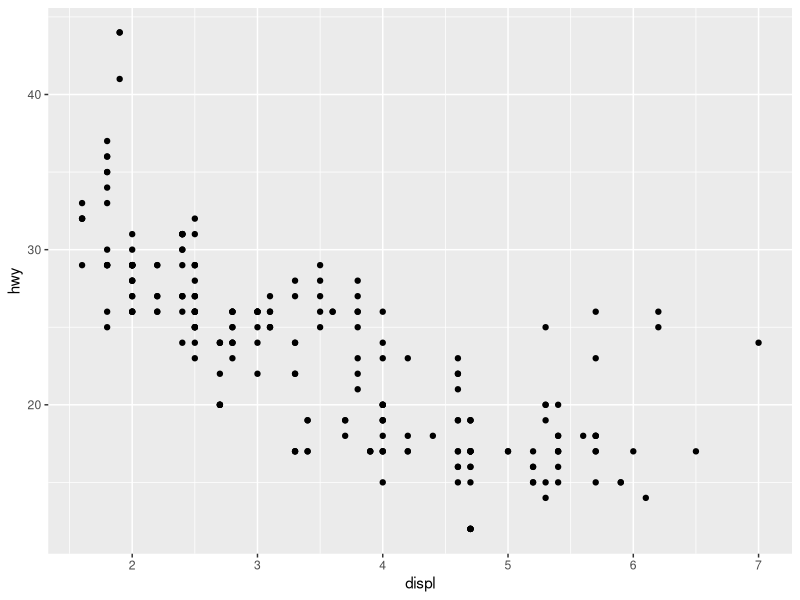
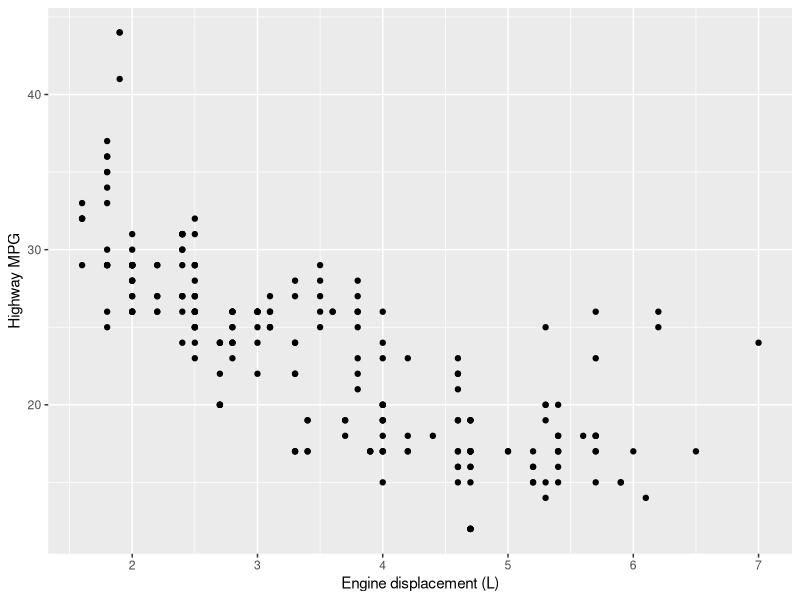
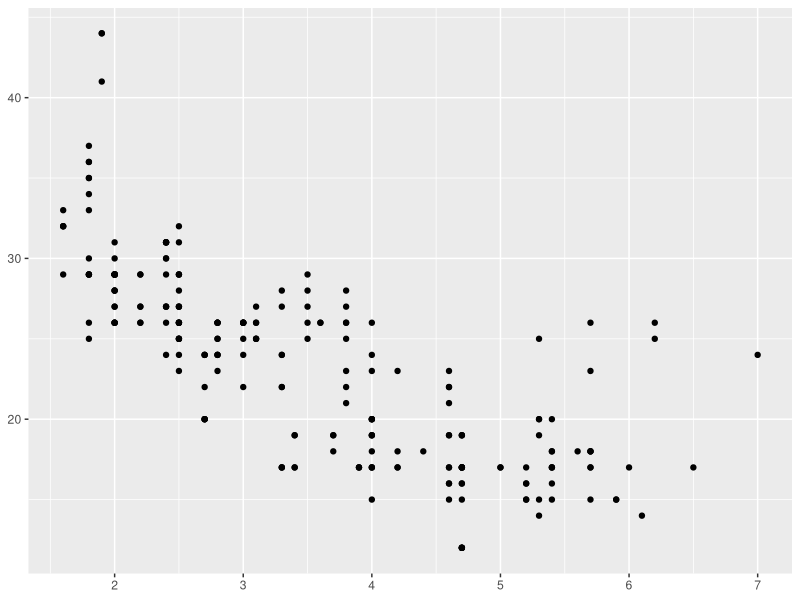
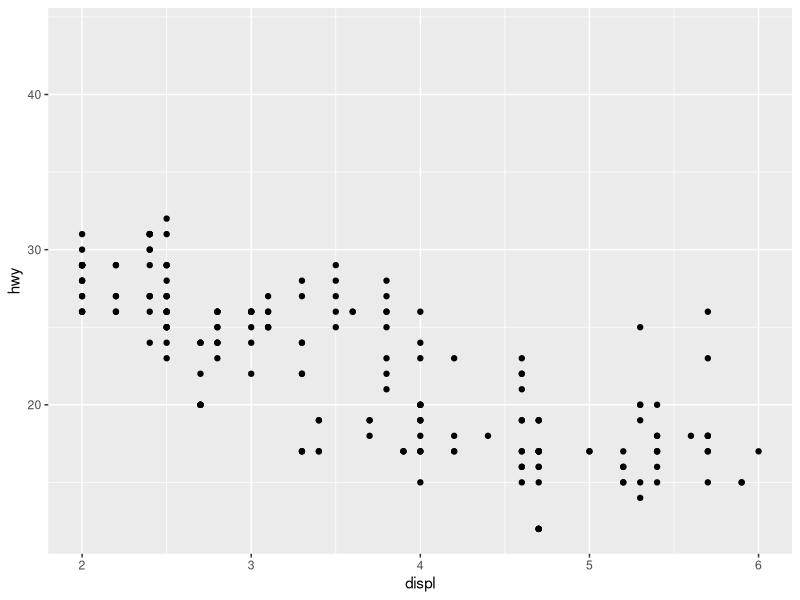
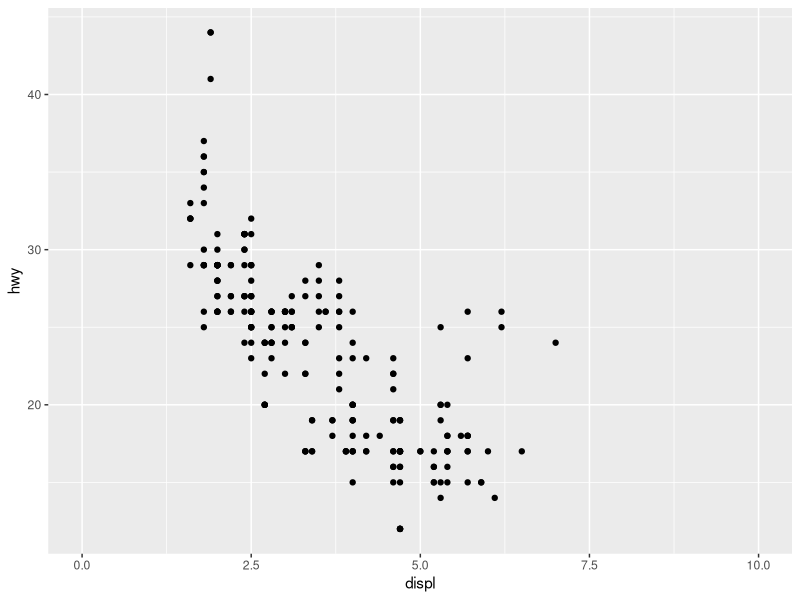
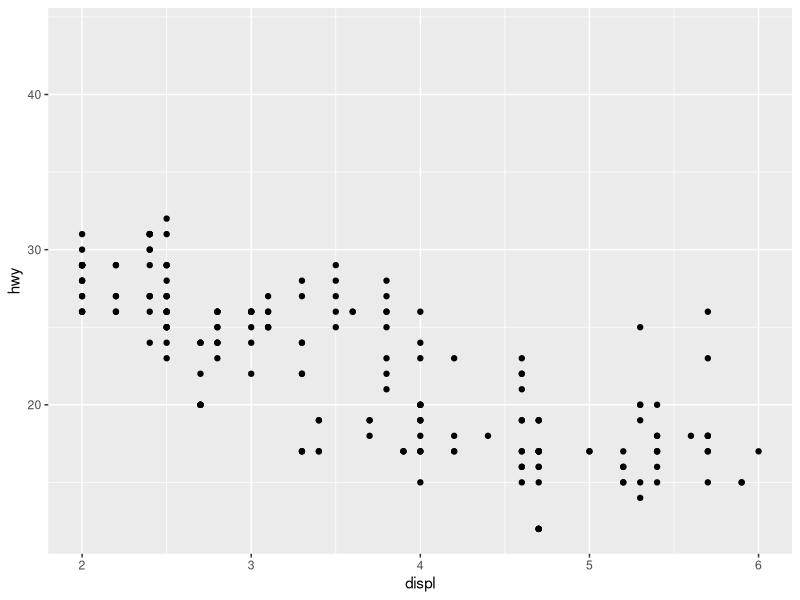
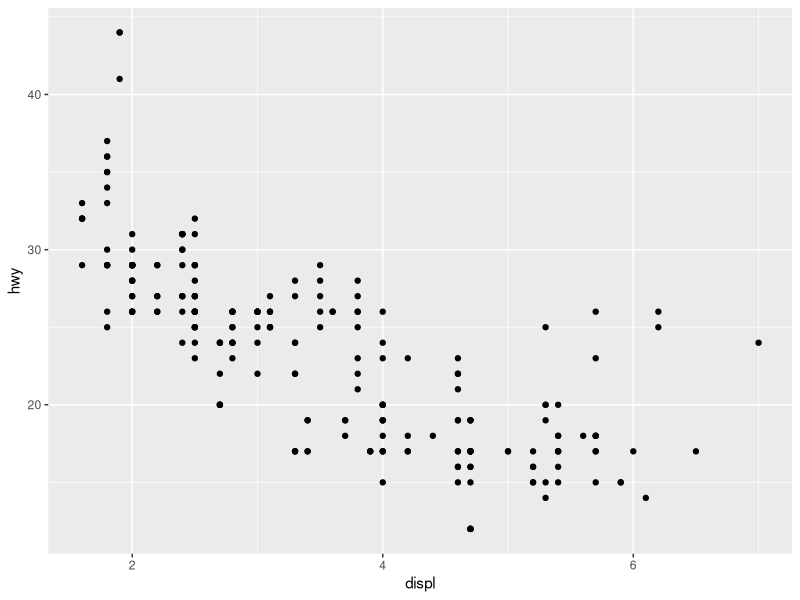
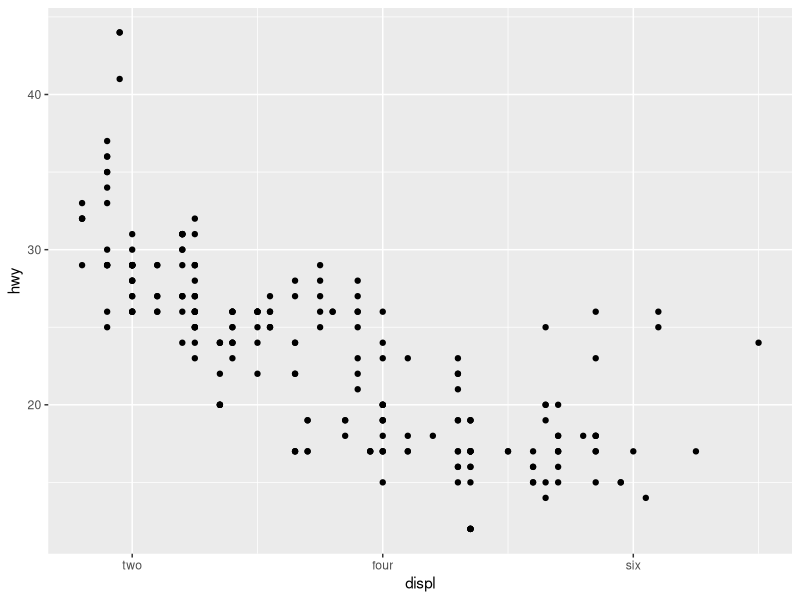

Reproduce these figures in R, in order.
library(ggplot2)


### Name: scale_continuous
### Title: Position scales for continuous data (x & y)
### Aliases: scale_x_continuous scale_y_continuous scale_x_log10
###   scale_y_log10 scale_x_reverse scale_y_reverse scale_x_sqrt
###   scale_y_sqrt

### ** Examples

p1 <- ggplot(mpg, aes(displ, hwy)) +
  geom_point()
p1

# Manipulating the default position scales lets you:
#  * change the axis labels
p1 +
  scale_x_continuous("Engine displacement (L)") +
  scale_y_continuous("Highway MPG")

# You can also use the short-cut labs().
# Use NULL to suppress axis labels
p1 + labs(x = NULL, y = NULL)

#  * modify the axis limits
p1 + scale_x_continuous(limits = c(2, 6))
p1 + scale_x_continuous(limits = c(0, 10))

# you can also use the short hand functions `xlim()` and `ylim()`
p1 + xlim(2, 6)

#  * choose where the ticks appear
p1 + scale_x_continuous(breaks = c(2, 4, 6))

#  * choose your own labels
p1 + scale_x_continuous(
  breaks = c(2, 4, 6),
  label = c("two", "four", "six")
)

# Typically you'll pass a function to the `labels` argument.
# Some common formats are built into the scales package:
df <- data.frame(
  x = rnorm(10) * 100000,
  y = seq(0, 1, length.out = 10)
)
p2 <- ggplot(df, aes(x, y)) + geom_point()
p2 + scale_y_continuous(labels = scales::percent)
p2 + scale_y_continuous(labels = scales::dollar)
p2 + scale_x_continuous(labels = scales::comma)

# You can also override the default linear mapping by using a
# transformation. There are three shortcuts:
p1 + scale_y_log10()
p1 + scale_y_sqrt()
p1 + scale_y_reverse()

# Or you can supply a transformation in the `trans` argument:
p1 + scale_y_continuous(trans = scales::reciprocal_trans())

# You can also create your own. See ?scales::trans_new
